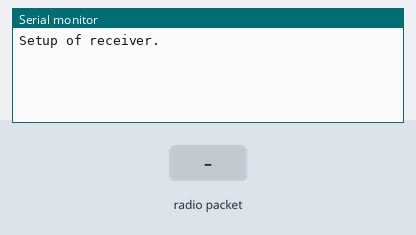
Bench run of a sketch on a simulated Arduino Uno, built with avr-gcc and run on an emulated ATmega328P. Shown: the last lines printed to the serial monitor. Inputs (shaded band) come from the test bench. No radio packets arrive unless stated.

Above: at 2.2 s.
2.3 s: radio packet "1" arrives
At 2.9 s:
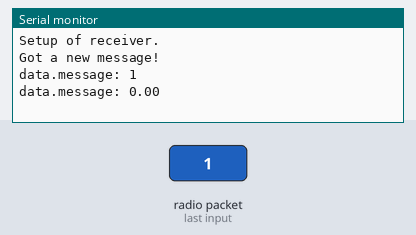
3.8 s: radio packet "0" arrives
At 5.0 s:
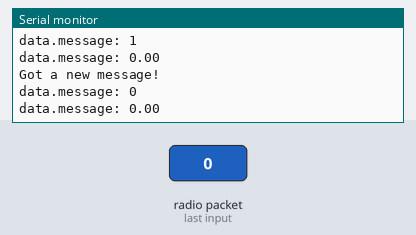
5.3 s: radio packet "2" arrives
At 6.3 s:
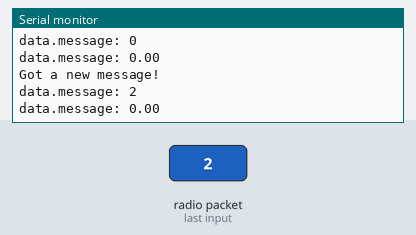
Timing chart, 0 to 8.3 s (numbered marks = the images above; inputs shaded):
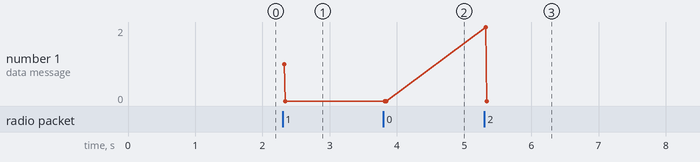

Measured:
- after the input at 2.3 s, the serial monitor: prints a new line at once (image 1)
- after the input at 3.8 s, the serial monitor: prints a new line at once (image 2)
- after the input at 5.3 s, the serial monitor: prints a new line at once (image 3)

The sketch:

receiver.ino
```cpp
#include <VirtualWire.h>

const int receive_pin = 12;

struct package
{
  char message;
  float jakis_numer;
};

typedef struct package Package;
Package data;

void setup()
{
  Serial.begin(9600);
  Serial.println("Setup of receiver.");
  delay(1000);

  vw_set_rx_pin(receive_pin);
  vw_setup(500);

  vw_rx_start();
}

void loop()
{
  uint8_t buf[VW_MAX_MESSAGE_LEN];
  uint8_t buflen = VW_MAX_MESSAGE_LEN;

  if (vw_have_message())
  {
    Serial.println("Got a new message!");

    vw_get_message(buf, &buflen);
    memcpy(&data, &buf, buflen);

    Serial.println("data.message: " + (String)data.message);
    Serial.println("data.message: " + (String)data.jakis_numer);
  }
}
```
